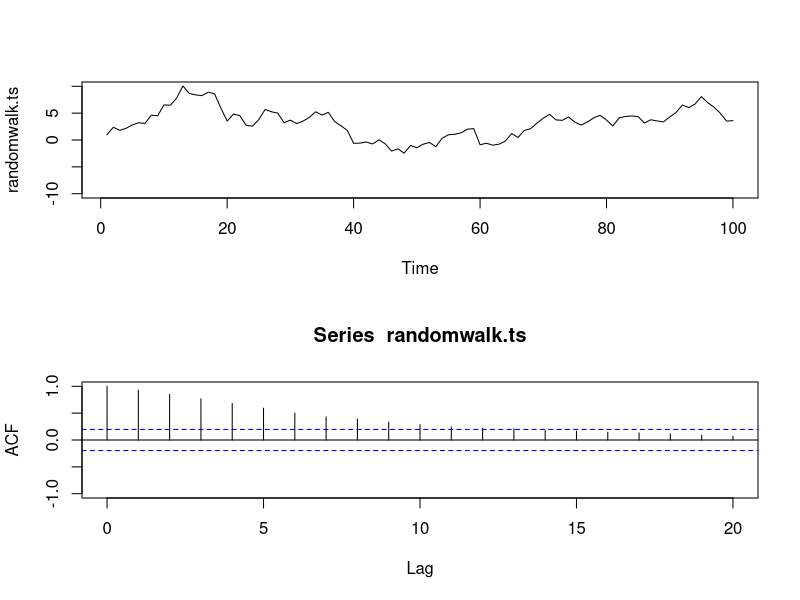

The R script that drew this image:
## ---- chunk 1

set.seed(42);

x <- rnorm(99, 0, 1);

randomwalk.ts     <- ts(cumsum(c(1, x)));
randomwalk.ts.acf <- acf(randomwalk.ts, plot = FALSE);
## ---- chunk 2
layout(1:2);
plot(randomwalk.ts,     ylim = c(-10, 10));
plot(randomwalk.ts.acf, ylim = c( -1,  1));
